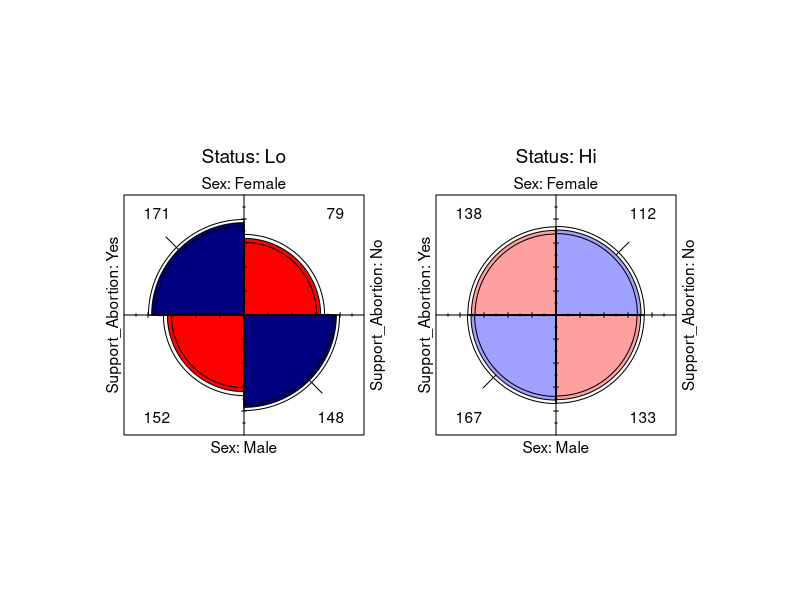
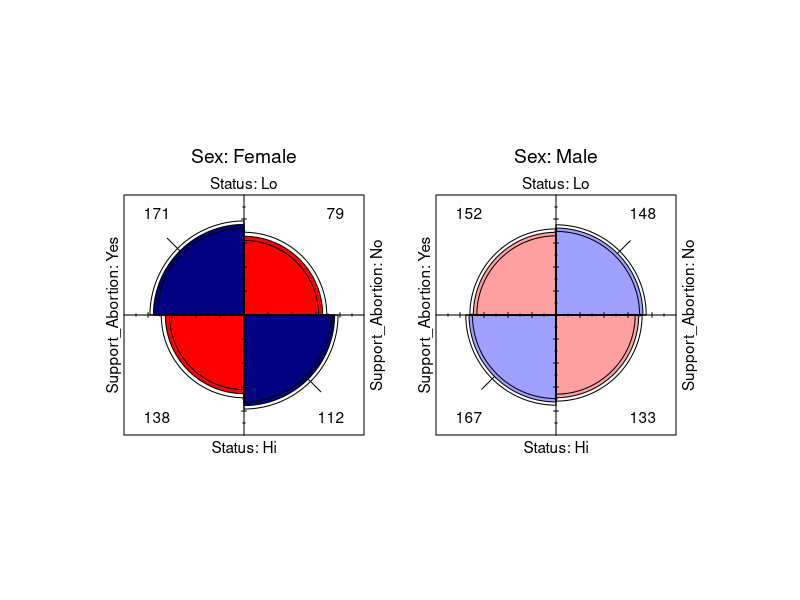
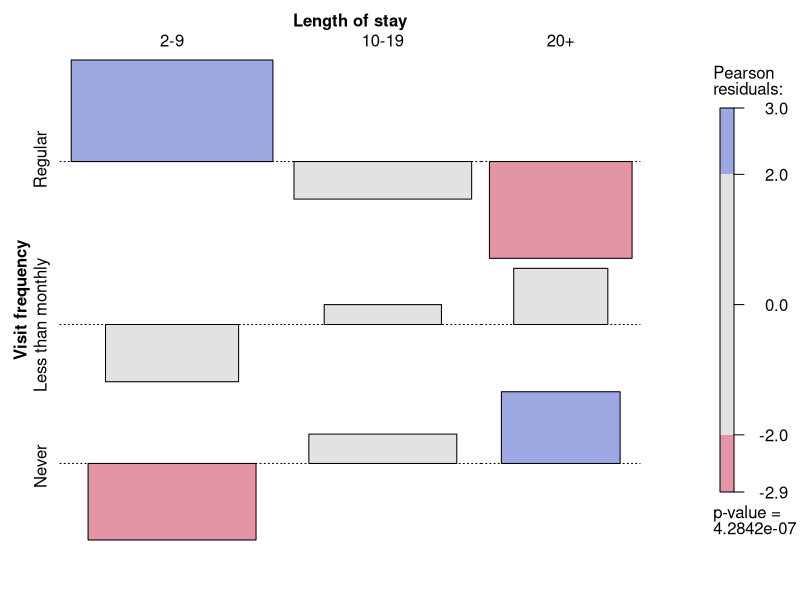
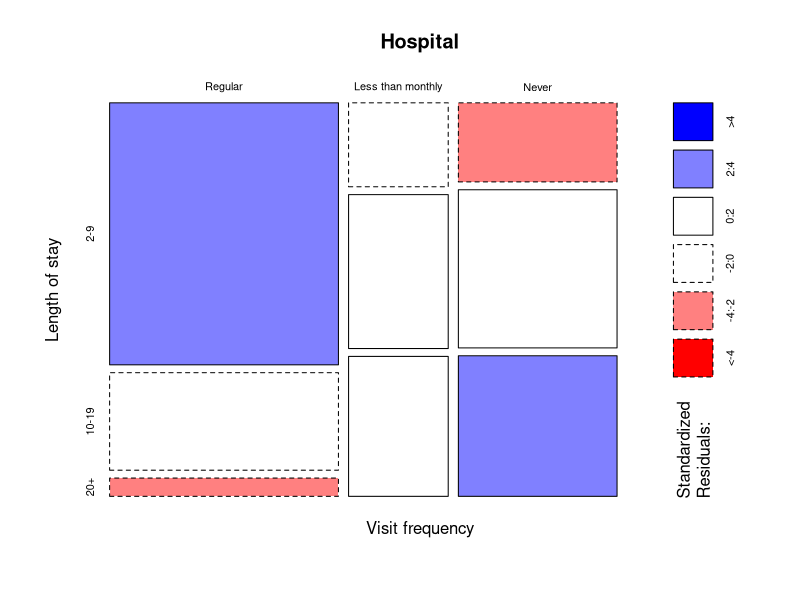
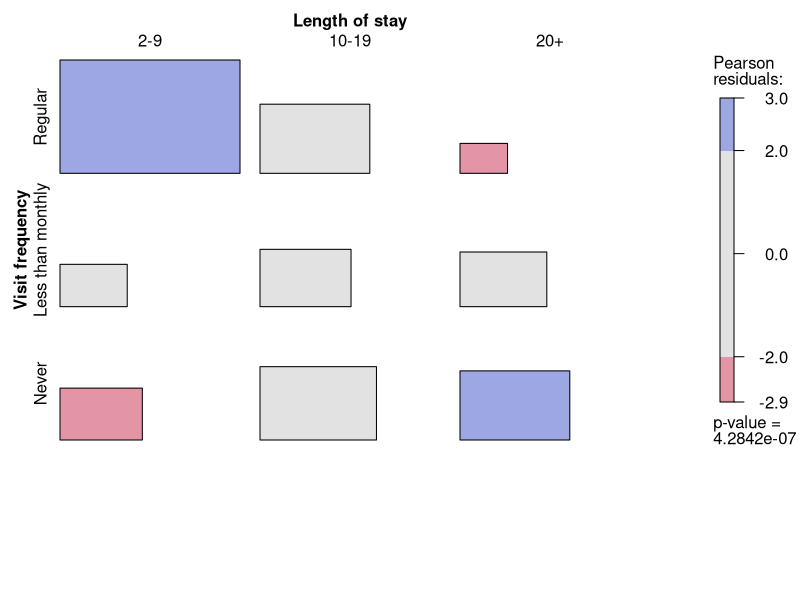
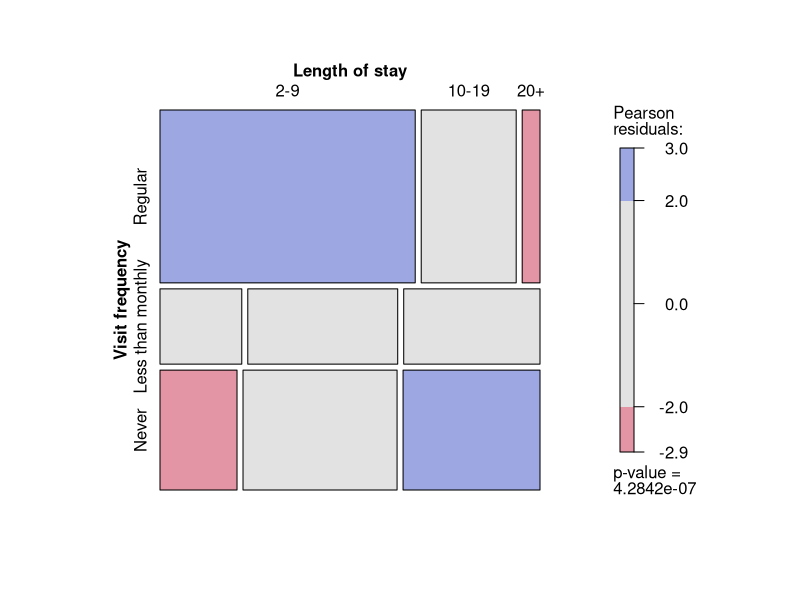
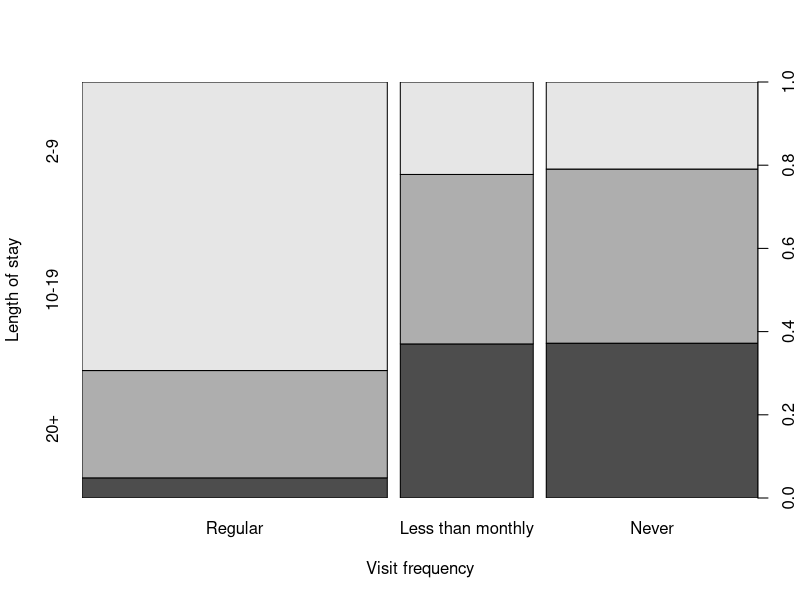
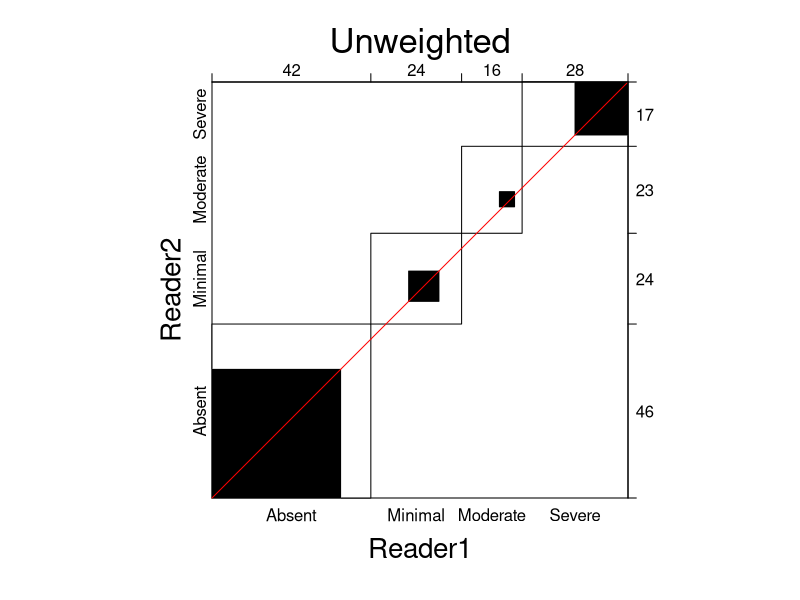

Source code (R) for these figures, in order:
#' ---
#' title: "Assignment 3: Some solutions"
#' author: "Michael Friendly"
#' date: "`r format(Sys.Date())`"
#' output:
#'   html_document:
#'     theme: readable
#'     code_download: true
#' ---

#+ echo=FALSE
knitr::opts_chunk$set(
  warning = FALSE,   # avoid warnings and messages in the output
  message = FALSE
)

#' ## Exercise 4.2: Abortion data

library(vcdExtra)
data(Abortion, package="vcdExtra")
structable(Abortion)

#' ### 4.2a, b: Fourfold displays, stratified by status and sex
#' Permuting the table dimensions gives different views
Abortion2<-aperm(Abortion, c(1,3,2))
fourfold(Abortion2)

Abortion3<-aperm(Abortion, c(2,3,1))
fourfold(Abortion3)

#' ### 4.2c: odds ratios
#' Sex by support for abortion, stratified by status
summary(oddsratio(Abortion2))

#' Status by support for abortion, stratified by sex
summary(oddsratio(Abortion3)) 

#' ### Summary
#' Support for abortion differs by sex and status. Among low status individuals,
#' there is a strong tendency for women to support it compared to men. There
#' is no association between sex and support among men.
#' 
#' 
#' ## Exercise 4.4: Hospital visits
#' $\chi^2$ test and association
str(Hospital)
chisq.test(Hospital)
assocstats(Hospital)

#' There is a strong association between visit frequency and length of stay
#'
#' ### Association plot
#' The association plot shows that regular visits lead to shorter length of stay,
#' never visiting to longer length of stay
assoc(Hospital, shade=TRUE)

#' ### CHMtest for ordinal variables
#' All CMH tests are significant, but the test for non-zero correlation has the largest
#' $\chi^2 /df$ and the smallest p-value.
CMHtest(Hospital)

#' ### other plots
plot(Hospital, shade=TRUE)
tile(Hospital, shade=TRUE)
mosaic(Hospital, shade=TRUE)
spineplot(Hospital)

#' ## Exercise 4.6: Mammograms
str(Mammograms)
Mammograms

#' ### Kappa
#' The unweighted $\kappa = 0.37$ is moderately strong, but the weighted versions,
#' particularly using Fleiss-Cohen weights show very strong agreement, allowing
#' for small steps of disagreement.
Kappa(Mammograms)
Kappa(Mammograms, weights= "Fleiss-Cohen")
confint(Kappa(Mammograms))

#' ### Agreement plots
#' The agreement plots illustrate the strength of agreement. There is no tendency for the
#' boxes to deviate systematically from the diagonal line, indicating that the two readers
#' use the diagnostic categories more or less the same, except for the `Severe` category.
#' 
agreementplot(Mammograms, main="Unweighted", weights=1)
agreementplot(Mammograms, main="Weighted")
